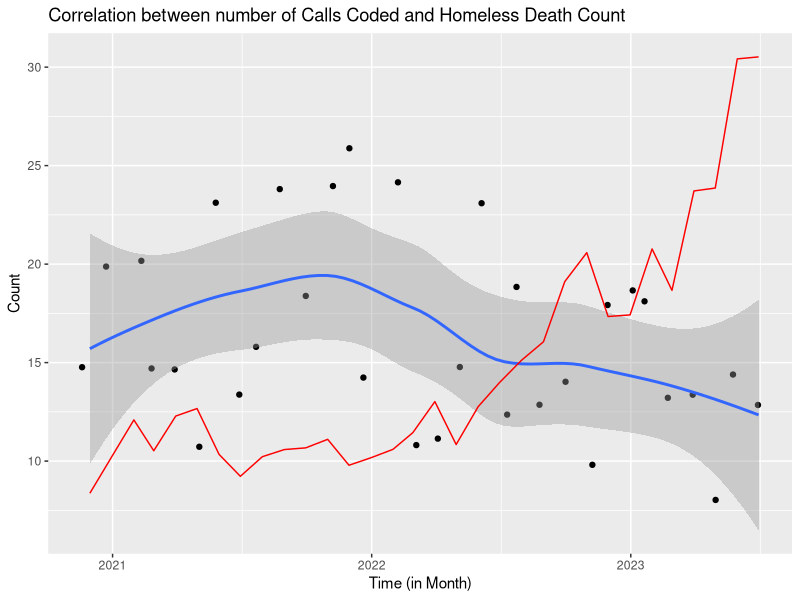
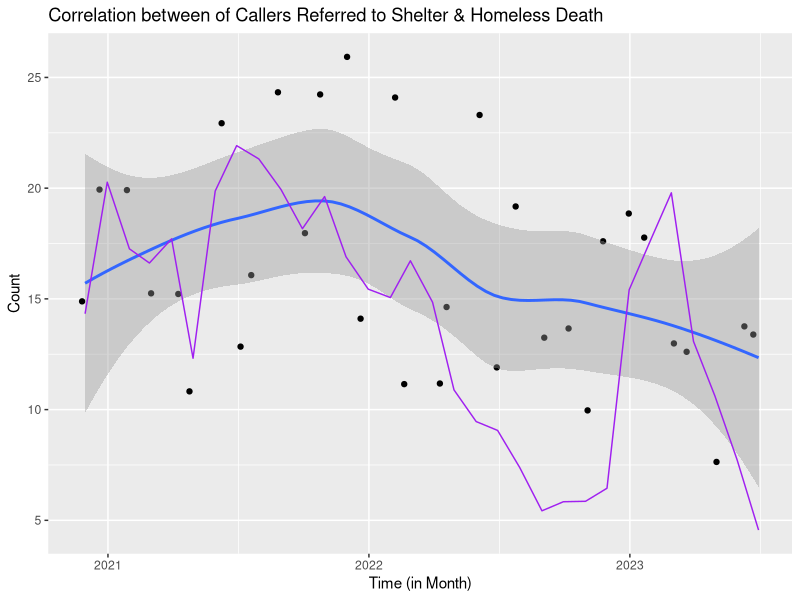
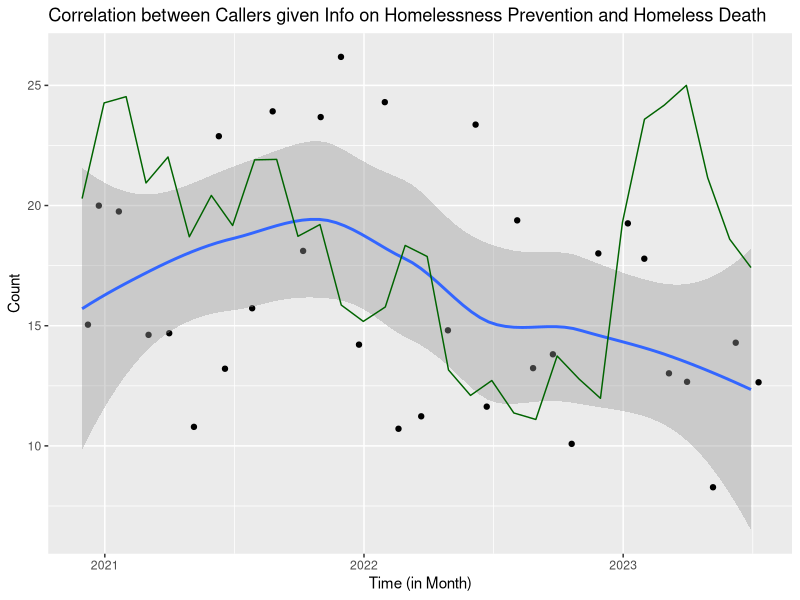

Generate these figures, in order, with R:
## ---- chunk 1
#| include: false
#| warning: false
#| message: false

library(tidyverse)
library(dplyr)
library(lubridate)
library(zoo)
library(knitr)
library(ggplot2)
## ---- chunk 2
#| label: tbl-daily-calls
#| tbl-cap: Sample of Renamed Central Intake Call Wrap-up Codes Variables
#| echo: false

central_intake_call_per_day <- read.csv(here::here("outputs/data/cleaned_central_intake_call_per_day.csv"))

sample_central_intake_call_per_day <- head(central_intake_call_per_day)

knitr::kable(sample_central_intake_call_per_day, col.names = c("Date", "Calls Coded", "Referral to Shelter", "Homelessness Prevention Info"), align = c("l", "c", "c", "c"))
## ---- chunk 3
#| label: tbl-monthly-calls
#| tbl-cap: Sample of Cleaned Central Intake Call Wrap-up Codes Dataset
#| echo: false

central_intake_call <- read.csv(here::here("outputs/data/cleaned_central_intake_call.csv"))

sample_central_intake_call <- head(central_intake_call)

knitr::kable(sample_central_intake_call, col.names = c("Month", "Calls Coded", "Referral to Shelter", "Homelessness Prevention Info"), align = c("l", "c", "c", "c"))
## ---- chunk 4
#| label: tbl-death-count
#| tbl-cap: Sample of Cleaned Deaths of People Experiencing Homelessness Dataset
#| echo: false

homeless_death_counts <- read.csv(here::here("outputs/data/cleaned_homeless_death_counts.csv"))

sample_homeless_death_counts <- head(homeless_death_counts, n = 3)

knitr::kable(sample_homeless_death_counts, col.names = c("Last Day of Month", "Death Count"), align = c("c", "c"))
## ---- chunk 5
#| label: tbl-combined
#| tbl-cap: Sample of Combined dataset
#| echo: false

combined_data <- read_csv(here::here("outputs/data/combined_data.csv"),
                          show_col_types = FALSE)

sample_combined_data <- head(combined_data, n = 3)

knitr::kable(sample_combined_data, col.names = c("Month", "Calls Coded", "Referral to Shelter", "Homelessness Prevention Info", "Death Count"), align = c("l","c", "c", "c","c"))
## ---- chunk 6
#| label: fig-coded
#| fig-cap: Visualization to show correlation between number of Calls Coded and Homeless Death Counts
#| echo: false
#| message: false

combined_data <- read_csv(here::here("outputs/data/combined_data.csv"),
                          show_col_types = FALSE)


combined_data|> ggplot(mapping = aes(x = Month, y = Death_Count)) + 
  geom_jitter() + geom_smooth() + 
  geom_line(aes(x = Month, y = Calls_Coded_month/1000), color = "red") +
  labs(
    title = "Correlation between number of Calls Coded and Homeless Death Count",
    x = "Time (in Month)",
    y = "Count"
  )
#still need to add a legend or label, but I haven't yep figured out how
## ---- chunk 7
#| label: fig-referred
#| fig-cap: Visualization to show correlation between number of callers referred to shelter and Homeless Death Counts
#| echo: false
#| message: false

combined_data <- read_csv(here::here("outputs/data/combined_data.csv"),
                          show_col_types = FALSE)


combined_data|> ggplot(mapping = aes(x = Month, y = Death_Count)) + 
  geom_jitter() + geom_smooth() + 
  geom_line(aes(x = Month, y = Referral_to_Shelter_month/100), color = "purple") +
  labs(
    title = "Correlation between of Callers Referred to Shelter & Homeless Death",
    x = "Time (in Month)",
    y = "Count"
  )
#still need to add a legend or label, but I haven't yep figured out how
## ---- chunk 8
#| label: fig-informed
#| fig-cap: Visualization to show correlation between number of callers given information on homelessness prevention and Homeless Death Counts
#| echo: false
#| message: false

combined_data <- read_csv(here::here("outputs/data/combined_data.csv"),
                          show_col_types = FALSE)


combined_data|> ggplot(mapping = aes(x = Month, y = Death_Count)) + 
  geom_jitter() + geom_smooth() + 
  geom_line(aes(x = Month, y = Information_Homelessness_and_Prevention_month/100), color = "darkgreen") +
  labs(
    title = "Correlation between Callers given Info on Homelessness Prevention and Homeless Death",
    x = "Time (in Month)",
    y = "Count"
  )
#still need to add a legend or label, but I haven't yep figured out how
